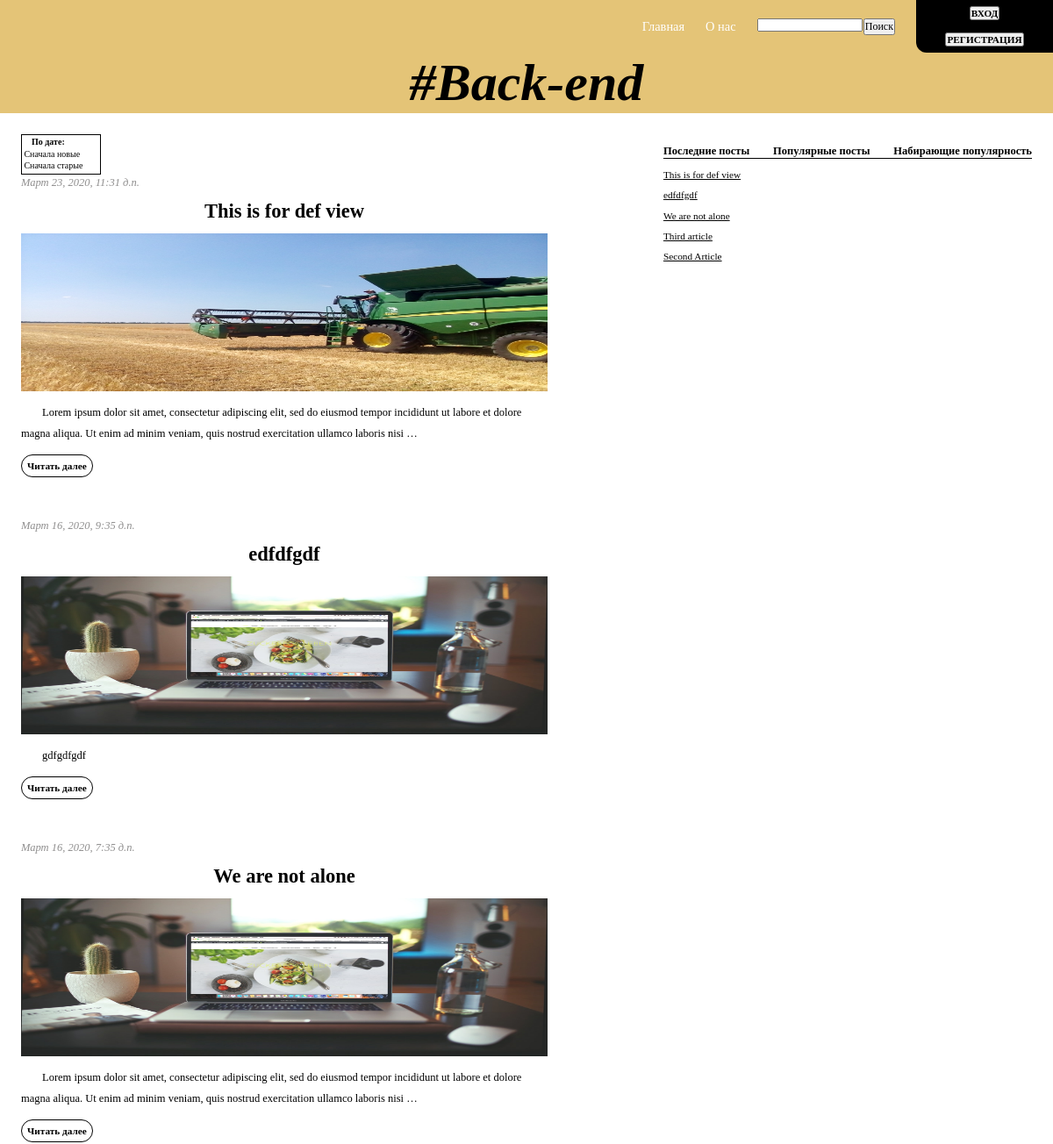
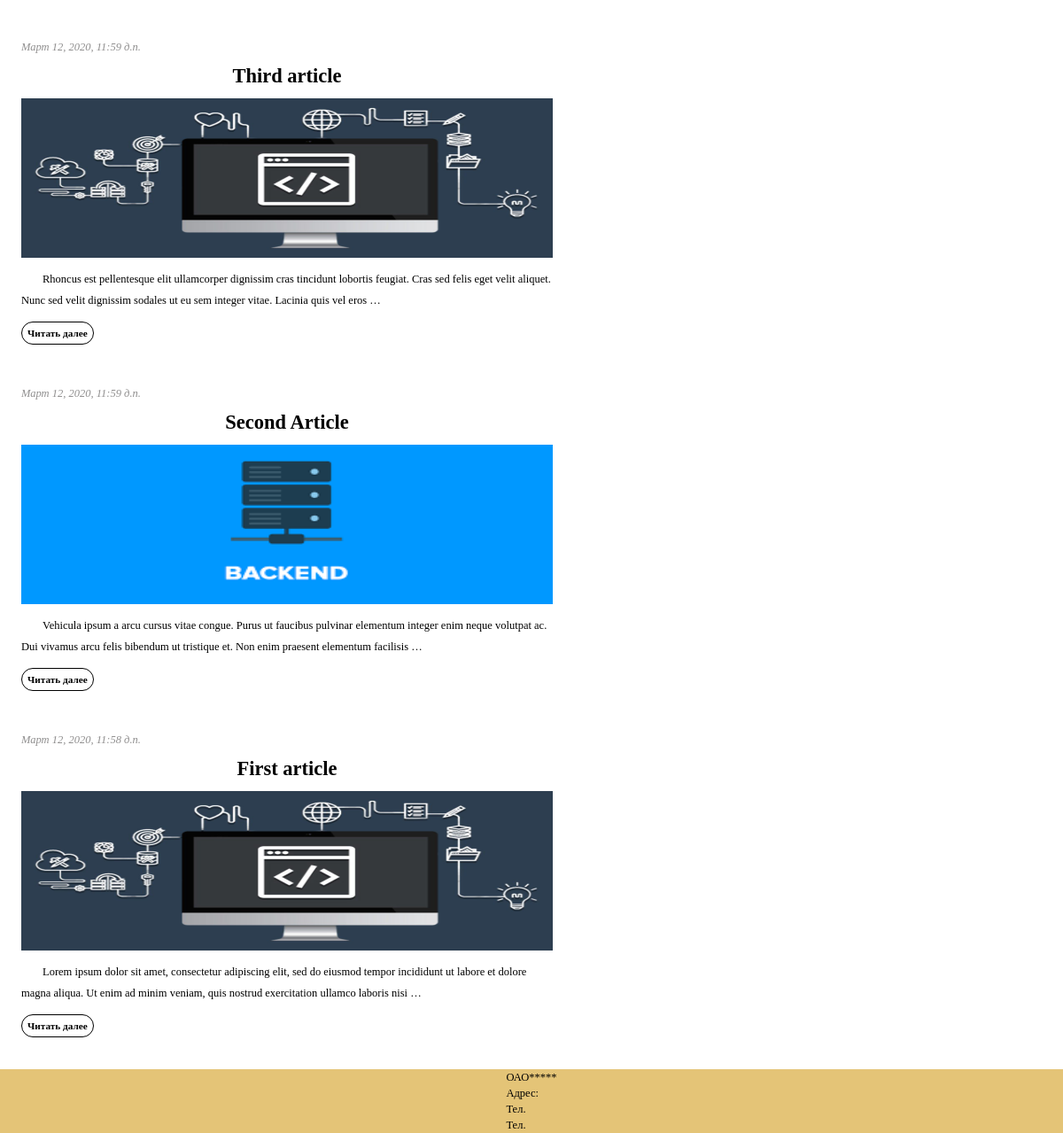
The page / on the database its author committed (2 pictures, top to bottom).
### backendBlog/models.py (models this page shows, shortened)
class Article(models.Model):
    title = models.CharField(max_length=255, unique = True, verbose_name='article title')
    slug = models.SlugField(max_length=255, unique=True, default='Some_string')
    overview = models.TextField(blank=False, verbose_name='article preview on frontpage')
    content = models.TextField(blank=False, verbose_name='article main text')
    pub_date = models.DateTimeField(auto_now_add=True, verbose_name='date published')
    thumbnail = models.ImageField(blank=True, upload_to='thumbnails')
    status = models.IntegerField(choices=STATUS, default=0)
    categories = models.ManyToManyField(Category, blank=True, related_name='articles')
    likes = models.ManyToManyField(MainUser, related_name='likes', blank=True)
    favorite = models.ManyToManyField(MainUser, related_name='favorited', blank=True)
    class Meta:
        ordering = ['-pub_date']

### backendBlog/views.py (the view)
# urls.py: path('', article_list, name='home'),
def article_list(request):
    expression = '-pub_date'
    article_list = Article.objects.filter(status=1).order_by(expression)
    sidebar_list_recent = Article.objects.filter(status=1).order_by(expression)[:5]
    sidebar_list_popular = Article.objects.filter(status=1).order_by('-likes')[:5]
    context = {
        'article_list': article_list,
        'sidebar_list_popular': sidebar_list_popular,
        'sidebar_list_recent': sidebar_list_recent,
    }
    return render(request, 'backendBlog/article_list.html', context)

### templates/backendBlog/article_list.html (shortened to what this page needs)
{% extends "basic.html" %}
{% block content %}
<main>
  <div class="main-content">
    <div class="box-for-select">
     <span>
       <p class="name-select"><span> По дате: &nbsp</span> </p>
      </span>
      <option value="">Сначала новые</option>
      <option value="">Сначала старые</option>
    </div>
{% for Article in article_list %}
<em>{{ Article.pub_date }}</em>
<h2 class="name-block">{{ Article.title }}</h2>
<img src="{{ Article.thumbnail.url }}" alt="" class="image-for-main-content">
<p class="block-content">
  {{ Article.overview | truncatewords:30 }}
</p>
<form action="{% url 'backendBlog:article_detail' Article.slug  %}" class="form-for-read-more">
  <button type="submit" class="button-read-more"> Читать далее</button>
</form>
{% endfor %}
</div>
<div class="side-bar">
  {% include "sidebar.html" %}
</div>
</main>
{% endblock %}

### templates/basic.html
{% load static %}
<!DOCTYPE html>
<html lang="en">
{% include "head.html" %}
<body>
{% include "header.html" %}
{% block content %}
{% endblock content %}
{% include "footer.html" %}
</body>
</html>

### templates/head.html (shortened to what this page needs)
{% load static %}
<head>
  <link rel="stylesheet" href="{% static 'style.css' %}">
</head>

### templates/header.html
{% load static %}
<header>
  <div class="header-block">
    <div class="header-block-1">
      <nav>
        <a href="{% url 'backendBlog:home' %}" class="nav-link">Главная</a>
        <a href="#part-footer" class="nav-link" name="bottom">О нас</a>
      <form class="form-for-area-for-search">
        <input type="search" class="area-for-search">
        <button type="submit" class="button-search">Поиск</button>
      </form>
    </nav>
    </div>
    <div class="header-block-2">
      {% if user.is_authenticated %}
      <form action="{% url 'backendBlog:logout' %}" class="form-for-button-reg">
        <button type="submit" class="button-reg"> ВЫХОД</button>
      </form>
      <form action="{% url 'backendBlog:profile' %}" class="form-for-button-reg">
      <button type="submit" class="button-reg-1">МОЙ АККАУНТ</button>
      </form>
      {% else %}
      <form action="{% url 'backendBlog:login' %}" class="form-for-button-reg">
        <button type="submit" class="button-reg"> ВХОД</button>
      </form>
      <form action="{% url 'backendBlog:register' %}" class="form-for-button-reg">
      <button type="submit" class="button-reg-1">РЕГИСТРАЦИЯ</button>
      </form>
      {% endif %}
    </div>
  </div>
  <h1 class="type-it">#Back-end</h1>
</header>

### templates/sidebar.html (shortened to what this page needs)
{% load static %}
  <div class="select-link">
    <a>Последние посты</a>
    <a>Популярные посты</a>
    <a>Набирающие популярность</a>
  </div>
  <div class="side-bar-content">
    <ul class="side-bar-links ">
      {% for Article in sidebar_list_recent %}
      <li><a href="{% url 'backendBlog:article_detail' Article.slug  %}">{{ Article.title }}</a></li>
      {% endfor %}
    </ul>
  </div>

### templates/footer.html (shortened to what this page needs)
<footer id="part-footer">
  <div class="information">
    <p>ОАО*****</p>
    <p>Адрес:</p>
    <p>Тел.</p>
    <p>Тел.</p>
  </div>
</footer>

### rows shown on the page
Article: pub_date "Март 23, 2020, 11:31 д.п.", title "This is for def view", thumbnail (picture), overview "Lorem ipsum dolor sit amet, consectetur adipiscing elit, sed do eiusmod tempor incididunt ut labore et dolore magna aliqua. Ut enim ad minim veniam, quis nostrud exercitation ullamco laboris nisi …"
Article: pub_date "Март 16, 2020, 9:35 д.п.", title "edfdfgdf", thumbnail (picture), overview "gdfgdfgdf"
Article: pub_date "Март 16, 2020, 7:35 д.п.", title "We are not alone", thumbnail (picture), overview "Lorem ipsum dolor sit amet, consectetur adipiscing elit, sed do eiusmod tempor incididunt ut labore et dolore magna aliqua. Ut enim ad minim veniam, quis nostrud exercitation ullamco laboris nisi …"
Article: pub_date "Март 12, 2020, 11:59 д.п.", title "Third article", thumbnail (picture), overview "Rhoncus est pellentesque elit ullamcorper dignissim cras tincidunt lobortis feugiat. Cras sed felis eget velit aliquet. Nunc sed velit dignissim sodales ut eu sem integer vitae. Lacinia quis vel eros …"
Article: pub_date "Март 12, 2020, 11:59 д.п.", title "Second Article", thumbnail (picture), overview "Vehicula ipsum a arcu cursus vitae congue. Purus ut faucibus pulvinar elementum integer enim neque volutpat ac. Dui vivamus arcu felis bibendum ut tristique et. Non enim praesent elementum facilisis …"
Article: pub_date "Март 12, 2020, 11:58 д.п.", title "First article", thumbnail (picture), overview "Lorem ipsum dolor sit amet, consectetur adipiscing elit, sed do eiusmod tempor incididunt ut labore et dolore magna aliqua. Ut enim ad minim veniam, quis nostrud exercitation ullamco laboris nisi …"
